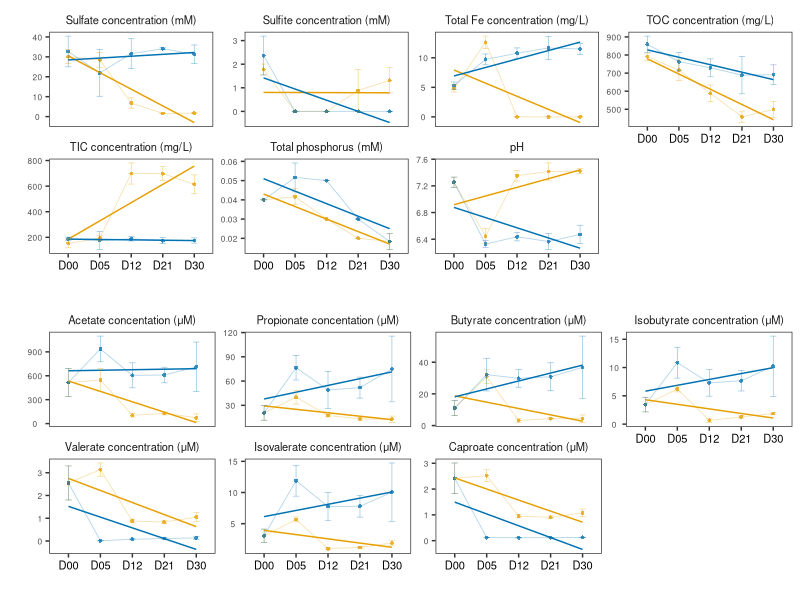

This chart was generated by the following R code:
# coding: utf-8
# email: qfsfdxlqy@163.com
# Github: https://github.com/2015qyliang

library(ggplot2)
library(doBy)
library(gridExtra)

#################################################

envDF = read.table('01-EncFac.txt', header = T, sep = '\t', stringsAsFactors = F)
envDF = na.omit(envDF)

vfaDF = read.table('01-VFAs.txt', header = T, sep = '\t', stringsAsFactors = F)
vfaDF = na.omit(vfaDF)

#################################################

DF.mean = summaryBy(.~EnvFac + EnvFacLong + TimeGroup + GP, data = envDF, FUN = mean)
DF.mean$lngroup = paste0(DF.mean$EnvFac, '_',DF.mean$GP)

DF.mean$EnvFacLong = factor(DF.mean$EnvFacLong, 
                        levels = c("Sulfate concentration (mM)",
                                   "Sulfite concentration (mM)",
                                   "Total Fe concentration (mg/L)",
                                   "TOC concentration (mg/L)",
                                   "TIC concentration (mg/L)",
                                   "Total phosphorus (mM)","pH"))

DF.sd = summaryBy(.~EnvFac + EnvFacLong + TimeGroup + GP, data = envDF, FUN = sd)
DF.mean = cbind(DF.mean, SD = round(DF.sd$values.sd, digits = 4))

p1 = ggplot(DF.mean, aes(x = TimeGroup, y = values.mean, group = lngroup, color = GP)) + 
  geom_line(linetype = "solid",  size = 0.3, alpha = 0.3) +
  geom_point(shape = 16,  size = 1, alpha = 0.75) + 
  geom_smooth(method = "lm", se = F, size = 0.5, alpha = 0.75) + 
  geom_errorbar(aes(ymin = values.mean - SD, ymax = values.mean + SD), 
                alpha = 0.5, size = 0.2, width = .2) +
  scale_color_manual(values = c('#E69F00', '#0072B2')) + 
  facet_wrap(.~EnvFacLong, ncol = 4, scales = 'free_y') + 
  labs(x = "", y = "") + theme_bw()+
  theme(panel.grid = element_blank(), 
        strip.text = element_text(size = 8),
        strip.background = element_blank(),
        axis.text.y = element_text(size = 6, hjust = 0.5, vjust = 0.5),
        axis.text.x = element_text(size = 8, color = 'black'),
        legend.position = "none")

# ggsave("03-EnvFac.pdf", p1, units = "in", height = 4, width = 8)

write(c(), '03-Env_lmSmooth.txt')
DF.mean$Time = as.integer(substr(DF.mean$TimeGroup, 2, 3))
for (gp in unique(DF.mean$GP)) {
  DF.mean.f = DF.mean[DF.mean$GP == gp, ]
  for (fac in unique(DF.mean.f$EnvFac)) {
    DF.mean.lm = DF.mean.f[DF.mean.f$EnvFac == fac, ]
    res = summary(lm(DF.mean.lm$values.mean ~ DF.mean.lm$Time))
    write('----------------------', '03-Env_lmSmooth.txt', append = T)
    write(paste0('Group: ', gp), '03-Env_lmSmooth.txt', append = T)
    write(paste0('Factor: ', fac), '03-Env_lmSmooth.txt', append = T)
    write(paste0('r.squared: ', res$r.squared), '03-Env_lmSmooth.txt', append = T)
    write(paste0('p_value: ', res$coefficients[,'Pr(>|t|)'][2]), '03-Env_lmSmooth.txt', append = T)
  }
}

#################################################

DF.mean = summaryBy(.~VFAs + VFAsLong + TimeGroup + GP, data = vfaDF, FUN = mean)
DF.mean$lngroup = paste0(DF.mean$VFAs, '_',DF.mean$GP)

DF.mean$VFAsLong = factor(DF.mean$VFAsLong, 
                          levels = c(unique(DF.mean$VFAsLong)[1],
                                     unique(DF.mean$VFAsLong)[6],
                                     unique(DF.mean$VFAsLong)[2],
                                     unique(DF.mean$VFAsLong)[4],
                                     unique(DF.mean$VFAsLong)[7],
                                     unique(DF.mean$VFAsLong)[5],
                                     unique(DF.mean$VFAsLong)[3]))

DF.sd = summaryBy(.~VFAs + VFAsLong + TimeGroup + GP, data = vfaDF, FUN = sd)
DF.mean = cbind(DF.mean, SD = round(DF.sd$values.sd, digits = 4))

p2 = ggplot(DF.mean, aes(x = TimeGroup, y = values.mean, group = lngroup, color = GP)) + 
  geom_line(linetype = "solid",  size = 0.3, alpha = 0.3) +
  geom_point(shape = 16,  size = 1, alpha = 0.75) + 
  geom_smooth(method = "lm", se = F, size = 0.5, alpha = 0.75) + 
  geom_errorbar(aes(ymin = values.mean - SD, ymax = values.mean + SD), 
                alpha = 0.5, size = 0.2, width = .2) +
  scale_color_manual(values = c('#E69F00', '#0072B2')) + 
  facet_wrap(.~VFAsLong, ncol = 4, scales = 'free_y') + 
  labs(x = "", y = "") + theme_bw()+
  theme(panel.grid = element_blank(), 
        strip.text = element_text(size = 8),
        strip.background = element_blank(),
        axis.text.y = element_text(size = 6, hjust = 0.5, vjust = 0.5),
        axis.text.x = element_text(size = 8, color = 'black'),
        legend.position = "none")

# ggsave("03-VfaFac.pdf", p2, units = "in", height = 4, width = 8)

write(c(), '03-Vfa_lmSmooth.txt')
DF.mean$Time = as.integer(substr(DF.mean$TimeGroup, 2, 3))
for (gp in unique(DF.mean$GP)) {
  DF.mean.f = DF.mean[DF.mean$GP == gp, ]
  for (fac in unique(DF.mean.f$VFAs)) {
    DF.mean.lm = DF.mean.f[DF.mean.f$VFAs == fac, ]
    res = summary(lm(DF.mean.lm$values.mean ~ DF.mean.lm$Time))
    write('----------------------', '03-Vfa_lmSmooth.txt', append = T)
    write(paste0('Group: ', gp), '03-Vfa_lmSmooth.txt', append = T)
    write(paste0('Factor: ', fac), '03-Vfa_lmSmooth.txt', append = T)
    write(paste0('r.squared: ', res$r.squared), '03-Vfa_lmSmooth.txt', append = T)
    write(paste0('p_value: ', res$coefficients[,'Pr(>|t|)'][2]), '03-Vfa_lmSmooth.txt', append = T)
  }
}

#################################################

ggsave("04-MergeEnvVFAs.pdf", grid.arrange(p1, p2, nrow = 2), 
       units = "in", height = 7.5, width = 8)
